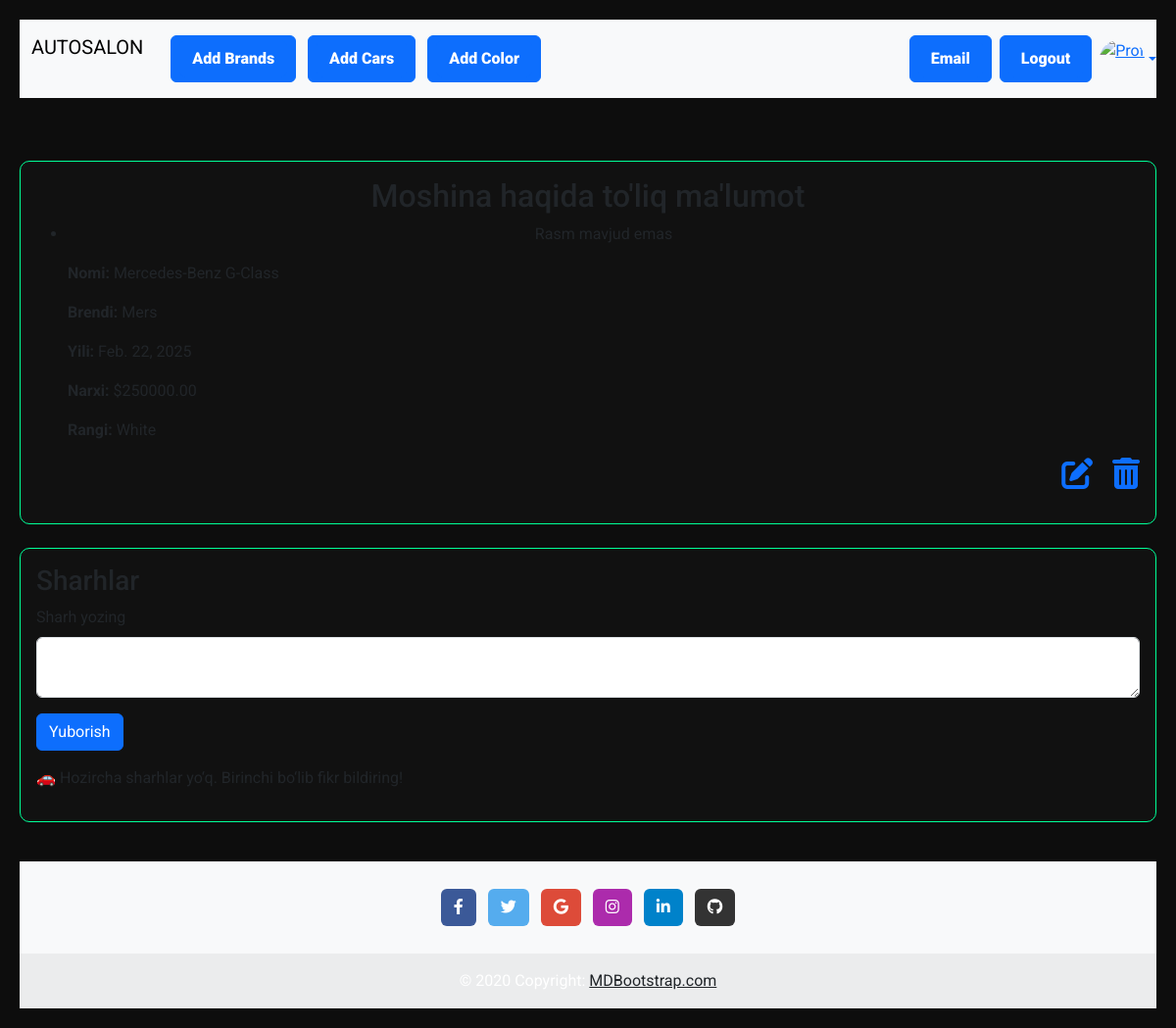
The page /car/10/ (signed in) on the database its author committed.
### main/models.py (models this page shows, shortened)
class Cars(models.Model):
    car_name = models.CharField(max_length=200, verbose_name="Model nomi ")
    brand = models.ForeignKey(Brands, on_delete=models.SET_NULL, null=True, verbose_name="Brand nomi")
    photo = models.ImageField(upload_to="new/photos/", null=True, blank=True, verbose_name="Moshinani rasmi")
    date = models.DateField(null=True, blank=True, verbose_name="Ishlab chirqarilgan vaqti")
    price = models.DecimalField(max_digits=10, decimal_places=2, verbose_name="Narxi")
    color = models.ForeignKey(Color, on_delete=models.SET_NULL, null=True)
    author = models.ForeignKey(User, on_delete=models.PROTECT)
    class  Meta:
        verbose_name_plural = "Moshinalar "
        verbose_name = "Moshina "

class Brands(models.Model):
    name = models.CharField(max_length=500, verbose_name="Brand nomi ")
    def __str__(self):
        return f" {self.name}"
    class  Meta:
        verbose_name_plural = "Brandlar "
        verbose_name = "Brand "

class Color(models.Model):
    color = models.CharField(max_length=100, verbose_name="Moshinaning rangi")
    def __str__(self):
        return f"{self.color}"

### main/views.py (the view)
# urls.py: path('car/<int:pk>/', CarDetailView.as_view(), name='car_detail'),
class CarDetailView(PermissionRequiredMixin, DetailView):
    model = Cars
    template_name = "car_detail.html"
    context_object_name = "car"
    permission_required = "main.view_car"
    def get_context_data(self, **kwargs):
        context = super().get_context_data(**kwargs)
        context["comments"] = Comment.objects.filter(car=self.object)
        context["form"] = CommentFrom()
        return context

### main/form.py
class CommentFrom(forms.ModelForm):
    class Meta:
        model = Comment
        fields = ['text']
    text = forms.CharField(required=False)
    widgets = {
        'text': forms.TextInput(attrs={'class': 'form-control'}),
    }

### template/car_detail.html (shortened to what this page needs)
{% extends 'base.html' %}
{% block comment %}
<main>
    <div class="container">
        <div class="card mt-4">
            <div class="card-body">
                <h2 class="card-title text-center">Moshina haqida to'liq ma'lumot</h2>
                <ul>
                    <li>
                        <div class="text-center">
                            {% if car.photo %}
                                <img src="{{ car.photo.url }}" alt="{{ car.car_name }}" class="img-fluid w-100" style="max-height: 400; object-fit: cover;">
                            {% else %}
                                <p>Rasm mavjud emas</p>
                            {% endif %}
                        </div>
                        <p><b>Nomi:</b> {{ car.car_name }}</p>
                        <p><b>Brendi:</b> {{ car.brand }}</p>
                        <p><b>Yili:</b> {{ car.date }}</p>
                        <p><b>Narxi:</b> ${{ car.price }}</p>
                        <p><b>Rangi:</b> {{ car.color }}</p>
                        <div width="100%" class="d-flex justify-content-end ">
                            <a href="{% url 'car_update' pk=car.id %}"><i class="fas fa-pen-to-square fa-2x"></i></a> &nbsp;&nbsp;&nbsp;&nbsp;&nbsp;
                            <a href="{% url 'car_delete' pk=car.id %}"><i class="fas fa-trash-can fa-2x"></i></a>
                        </div>
                    </li>
                </ul>
            </div>
        </div>
        <div class="card mt-4">
            <div class="card-body">
                <h3 class="card-title">Sharhlar</h3>
                <form method="post">
                    <div class="mb-3">
                        <label for="comment-text" class="form-label">Sharh yozing</label>
                        <textarea class="form-control" id="comment-text" name="text" required></textarea>
                    </div>
                    <button type="submit" class="btn btn-primary">Yuborish</button>
                </form>
                <ul class="list-group mt-3">
                    {% for comment in comments %}
                        <li class="list-group-item">
                            <p><b>{{ comment.user.username }}</b> - {{ comment.created_at|date:"Y-m-d H:i" }}</p>
                            <p>{{ comment.text }}</p>
                            {% if comment.user == request.user %}
                                <form method="post" class="d-inline">
                                    {% csrf_token %}
                                    <input type="hidden" name="action" value="update">
                                    <input type="hidden" name="comment_id" value="{{ comment.id }}">
                                    <input type="text" name="text" value="{{ comment.text }}" class="form-control d-inline w-50">
                                    <button type="submit" class="btn btn-warning btn-sm">O‘zgartirish</button>
                                </form>
                                <form method="post" class="d-inline">
                                    {% csrf_token %}
                                    <input type="hidden" name="action" value="delete">
                                    <input type="hidden" name="comment_id" value="{{ comment.id }}">
                                    <button type="submit" class="btn btn-danger btn-sm">O‘chirish</button>
                                </form>
                            {% endif %}
                        </li>
                    {% empty %}
                        <p>🚗 Hozircha sharhlar yo‘q. Birinchi bo‘lib fikr bildiring!</p>
                    {% endfor %}
                </ul>
            </div>
        </div>
    </div>
</main>
{% endblock comment %}

### template/components/_stayles.html (style rules this page uses)
body { background-color: #0d0d0d; color: #fff; font-family: 'Roboto', sans-serif; }
.container { max-width: 1200px; margin: auto; padding: 20px; }
.card { background-color: #111; border: 1px solid #00ff99; border-radius: 10px; overflow: hidden; transition: 0.3s; }

### rows shown on the page
Cars: car_name "Mercedes-Benz G-Class", brand "Mers", date "Feb. 22, 2025", price "250000.00", color "White"
